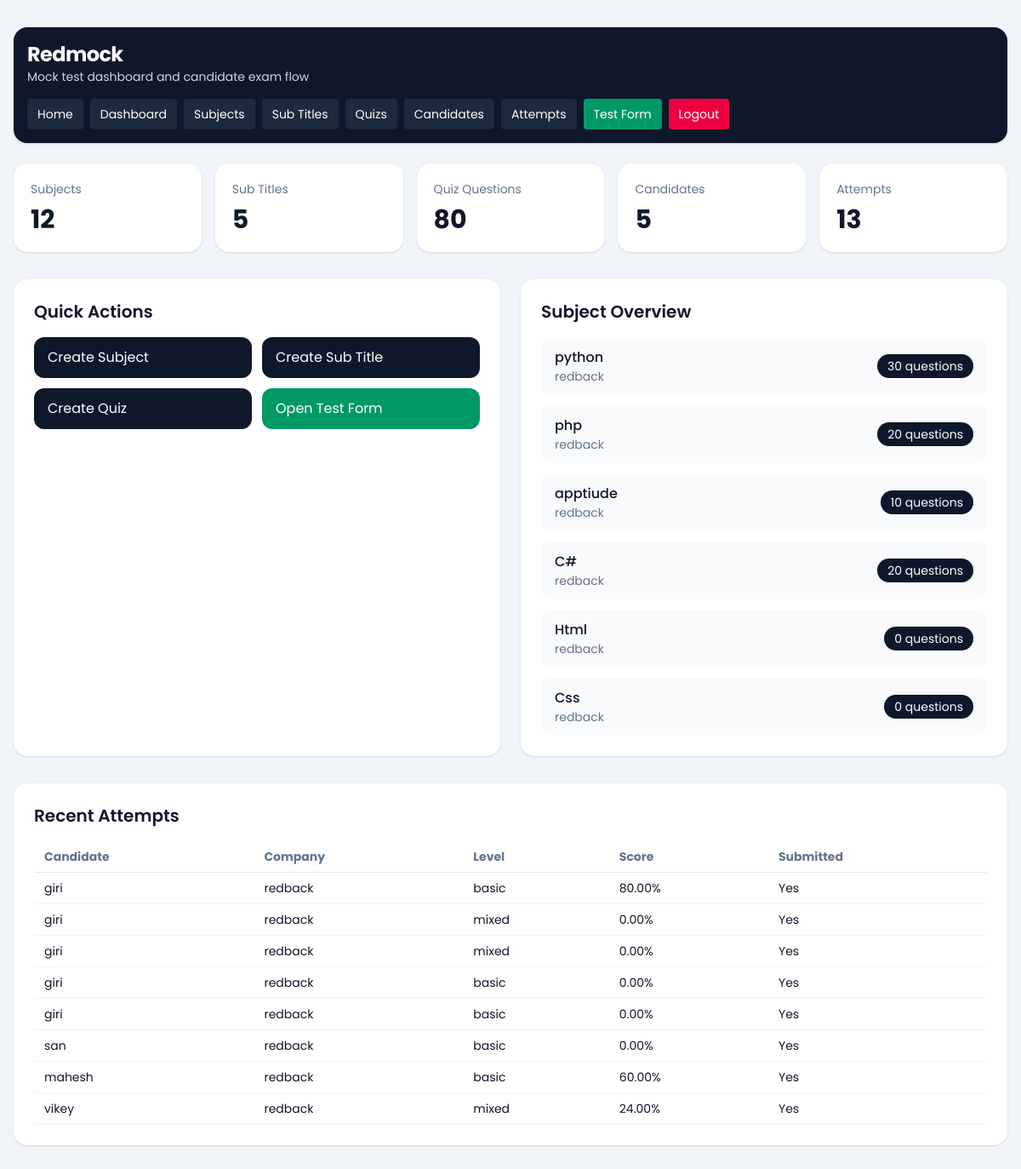
/dashboard/ (signed in), run on an earlier commit of the app's database.
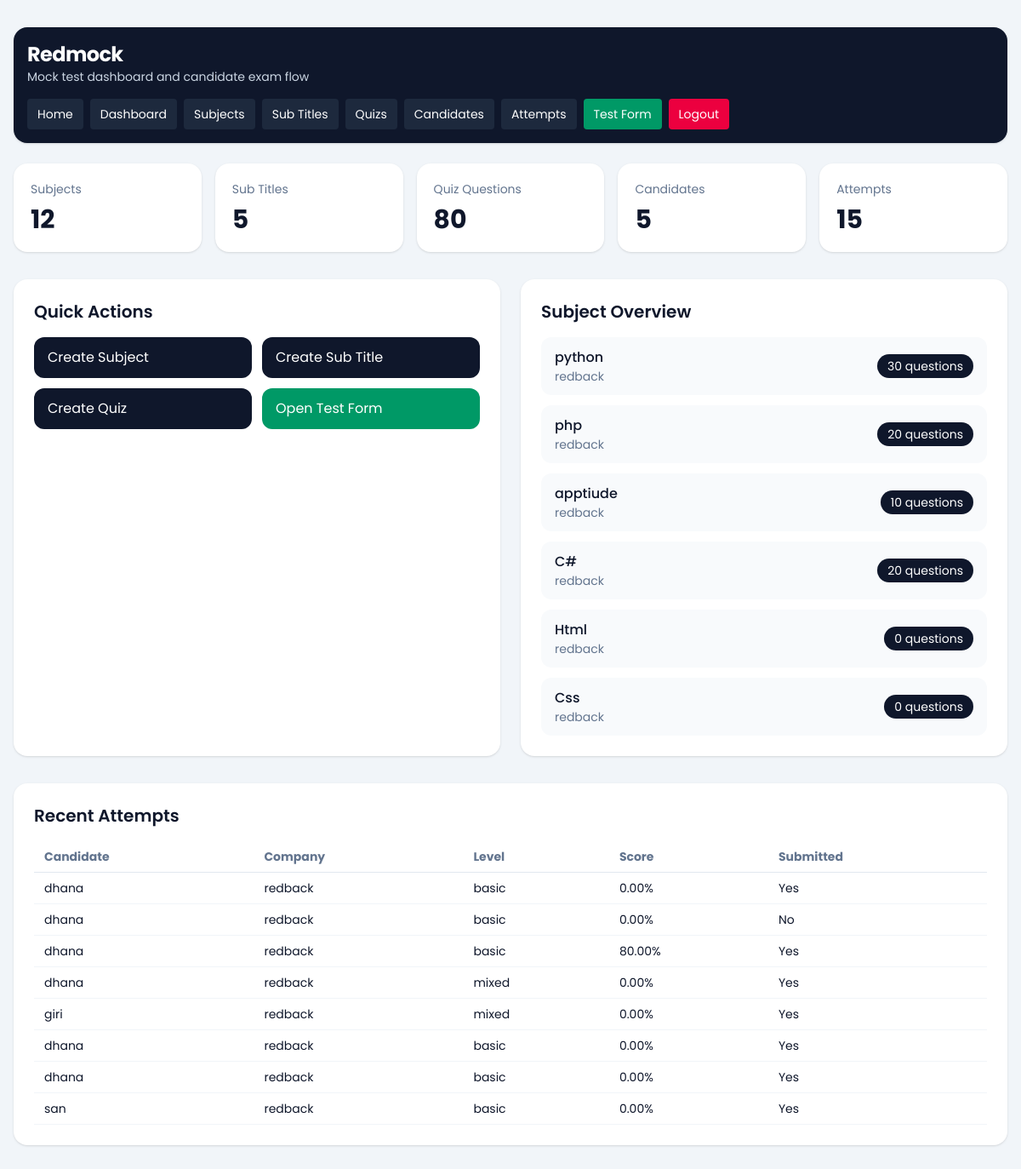
And on a later commit of the database.
### dashboard/models.py (models this page shows, shortened)
class TestSubject(models.Model):
    company = models.ForeignKey(Company, on_delete=models.CASCADE, related_name='subjects')
    subject = models.CharField(max_length=150)
    subject_svg = models.TextField(blank=True, null=True)
    created_at = models.DateTimeField(auto_now_add=True)
    class Meta:
        ordering = ['subject']
        unique_together = ('company', 'subject')

class Company(models.Model):
    name = models.CharField(max_length=150)
    image = models.ImageField(upload_to='company/', blank=True, null=True)
    email = models.EmailField(unique=True)
    password = models.CharField(max_length=128)
    is_active = models.BooleanField(default=True)
    created_at = models.DateTimeField(auto_now_add=True)
    updated_at = models.DateTimeField(auto_now=True)
    class Meta:
        ordering = ['name']
        verbose_name_plural = 'Companies'

### quiz/models.py (models this page shows, shortened)
class CandidateTestAttempt(models.Model):
    SESSION_SINGLE = 'single'
    SESSION_MULTI = 'multi'
    SESSION_CHOICES = [
        (SESSION_SINGLE, 'Single'),
        (SESSION_MULTI, 'Multi'),
    ]
    candidate = models.ForeignKey(Candidate, on_delete=models.CASCADE, related_name='attempts')
    company = models.ForeignKey(Company, on_delete=models.CASCADE, related_name='attempts')
    session_type = models.CharField(max_length=10, choices=SESSION_CHOICES)
    level = models.CharField(max_length=20)
    question_count = models.PositiveIntegerField()
    duration_minutes = models.PositiveIntegerField()
    selected_subjects = models.JSONField(default=list, blank=True)
    selected_sub_titles = models.JSONField(default=list, blank=True)
    answers_json = models.JSONField(default=list, blank=True)
    correct_count = models.PositiveIntegerField(default=0)
    wrong_count = models.PositiveIntegerField(default=0)
    percentage = models.DecimalField(max_digits=5, decimal_places=2, default=0)
    started_at = models.DateTimeField(blank=True, null=True)
    submitted_at = models.DateTimeField(blank=True, null=True)
    is_submitted = models.BooleanField(default=False)
    created_at = models.DateTimeField(auto_now_add=True)
    class Meta:
        ordering = ['-created_at']

class Candidate(models.Model):
    name = models.CharField(max_length=150)
    email = models.EmailField()
    designation_tech = models.CharField(max_length=150)
    created_at = models.DateTimeField(auto_now_add=True)
    class Meta:
        ordering = ['name']

### dashboard/views.py (the view)
# urls.py: path('', views.dashboard_home, name='home'),
@company_login_required
def dashboard_home(request):
    company = request.company
    context = {
        'subject_count': TestSubject.objects.filter(company=company).count(),
        'subtitle_count': SubTitle.objects.filter(test_subject__company=company).count(),
        'quiz_count': Quiz.objects.filter(test_subject__company=company).count(),
        'candidate_count': Candidate.objects.filter(attempts__company=company).distinct().count(),
        'attempt_count': CandidateTestAttempt.objects.filter(company=company).count(),
        'subjects': TestSubject.objects.filter(company=company).select_related('company').annotate(
            quiz_total=Count('quizzes')
        )[:6],
        'recent_attempts': CandidateTestAttempt.objects.filter(company=company).select_related(
            'candidate', 'company'
        )[:8],
        'company': company,
    }
    return render(request, 'dashboard/home.html', context)

### dashboard/views.py (called while the page is built)
def get_logged_in_company(request):
    company_id = request.session.get('company_id')
    if not company_id:
        return None
    return Company.objects.filter(id=company_id, is_active=True).first()

def company_login_required(view_func):
    @wraps(view_func)
    def wrapper(request, *args, **kwargs):
        company = get_logged_in_company(request)
        if not company:
            return redirect(f"{reverse('dashboard:login')}?next={request.path}")
        request.company = company
        return view_func(request, *args, **kwargs)
    return wrapper

### templates/dashboard/home.html (shortened to what this page needs)
{% extends "base.html" %}
{% block content %}
{% include 'dashboard/header.html' %}
<section class="grid gap-4 md:grid-cols-5">
    <div class="rounded-2xl bg-white p-5 shadow-sm">
        <p class="text-sm text-slate-500">Subjects</p>
        <p class="mt-2 text-3xl font-bold">{{ subject_count }}</p>
    </div>
    <div class="rounded-2xl bg-white p-5 shadow-sm">
        <p class="text-sm text-slate-500">Sub Titles</p>
        <p class="mt-2 text-3xl font-bold">{{ subtitle_count }}</p>
    </div>
    <div class="rounded-2xl bg-white p-5 shadow-sm">
        <p class="text-sm text-slate-500">Quiz Questions</p>
        <p class="mt-2 text-3xl font-bold">{{ quiz_count }}</p>
    </div>
    <div class="rounded-2xl bg-white p-5 shadow-sm">
        <p class="text-sm text-slate-500">Candidates</p>
        <p class="mt-2 text-3xl font-bold">{{ candidate_count }}</p>
    </div>
    <div class="rounded-2xl bg-white p-5 shadow-sm">
        <p class="text-sm text-slate-500">Attempts</p>
        <p class="mt-2 text-3xl font-bold">{{ attempt_count }}</p>
    </div>
</section>
<section class="mt-8 grid gap-6 lg:grid-cols-2">
    <div class="rounded-2xl bg-white p-6 shadow-sm">
        <div class="mb-4 flex items-center justify-between">
            <h2 class="text-xl font-semibold">Quick Actions</h2>
        </div>
        <div class="grid gap-3 sm:grid-cols-2">
            <a href="{% url 'dashboard:subject_create' %}" class="rounded-xl bg-slate-900 px-4 py-3 text-white">Create Subject</a>
            <a href="{% url 'dashboard:subtitle_create' %}" class="rounded-xl bg-slate-900 px-4 py-3 text-white">Create Sub Title</a>
            <a href="{% url 'dashboard:quiz_create' %}" class="rounded-xl bg-slate-900 px-4 py-3 text-white">Create Quiz</a>
            <a href="{% url 'quiz:start' %}" class="rounded-xl bg-emerald-600 px-4 py-3 text-white">Open Test Form</a>
        </div>
    </div>
    <div class="rounded-2xl bg-white p-6 shadow-sm">
        <h2 class="text-xl font-semibold">Subject Overview</h2>
        <div class="mt-4 space-y-3">
            {% for subject in subjects %}
                <div class="flex items-center justify-between rounded-xl bg-slate-50 px-4 py-3">
                    <div>
                        <p class="font-medium">{{ subject.subject }}</p>
                        <p class="text-sm text-slate-500">{{ subject.company.name }}</p>
                    </div>
                    <span class="rounded-full bg-slate-900 px-3 py-1 text-sm text-white">{{ subject.quiz_total }} questions</span>
                </div>
            {% empty %}
                <p class="text-slate-500">No subjects created yet.</p>
            {% endfor %}
        </div>
    </div>
</section>
<section class="mt-8 rounded-2xl bg-white p-6 shadow-sm">
    <h2 class="text-xl font-semibold">Recent Attempts</h2>
    <div class="mt-4 overflow-x-auto">
        <table class="min-w-full text-left text-sm">
            <thead class="border-b border-slate-200 text-slate-500">
                <tr>
                    <th class="px-3 py-2">Candidate</th>
                    <th class="px-3 py-2">Company</th>
                    <th class="px-3 py-2">Level</th>
                    <th class="px-3 py-2">Score</th>
                    <th class="px-3 py-2">Submitted</th>
                </tr>
            </thead>
            <tbody>
                {% for attempt in recent_attempts %}
                    <tr class="border-b border-slate-100">
                        <td class="px-3 py-2">{{ attempt.candidate.name }}</td>
                        <td class="px-3 py-2">{{ attempt.company.name }}</td>
                        <td class="px-3 py-2">{{ attempt.level }}</td>
                        <td class="px-3 py-2">{{ attempt.percentage }}%</td>
                        <td class="px-3 py-2">{{ attempt.is_submitted|yesno:"Yes,No" }}</td>
                    </tr>
                {% empty %}
                    <tr>
                        <td colspan="5" class="px-3 py-6 text-center text-slate-500">No test attempts yet.</td>
                    </tr>
                {% endfor %}
            </tbody>
        </table>
    </div>
</section>
{% endblock %}

What changed in the data, as far as the page shows it:
no longer on this page (row unchanged): CandidateTestAttempt: candidate.name "mahesh", company.name "redback", level "basic", percentage "60.00", is_submitted "Yes"
no longer on this page (row unchanged): CandidateTestAttempt: candidate.name "vikey", company.name "redback", level "mixed", percentage "24.00", is_submitted "Yes"
added CandidateTestAttempt: candidate.name "dhana", company.name "redback", level "basic", percentage "0.00", is_submitted "Yes"
added CandidateTestAttempt: candidate.name "dhana", company.name "redback", level "basic", percentage "0.00", is_submitted "No"
changed through a linked row, CandidateTestAttempt (number 3 of 8 on the later page): candidate.name "giri" → "dhana"
changed through a linked row, CandidateTestAttempt (number 4 of 8 on the later page): candidate.name "giri" → "dhana"
changed through a linked row, CandidateTestAttempt (number 6 of 8 on the later page): candidate.name "giri" → "dhana"
changed through a linked row, CandidateTestAttempt (number 7 of 8 on the later page): candidate.name "giri" → "dhana"
Also different on the page:
{{ attempt_count }}: "13" → "15"
